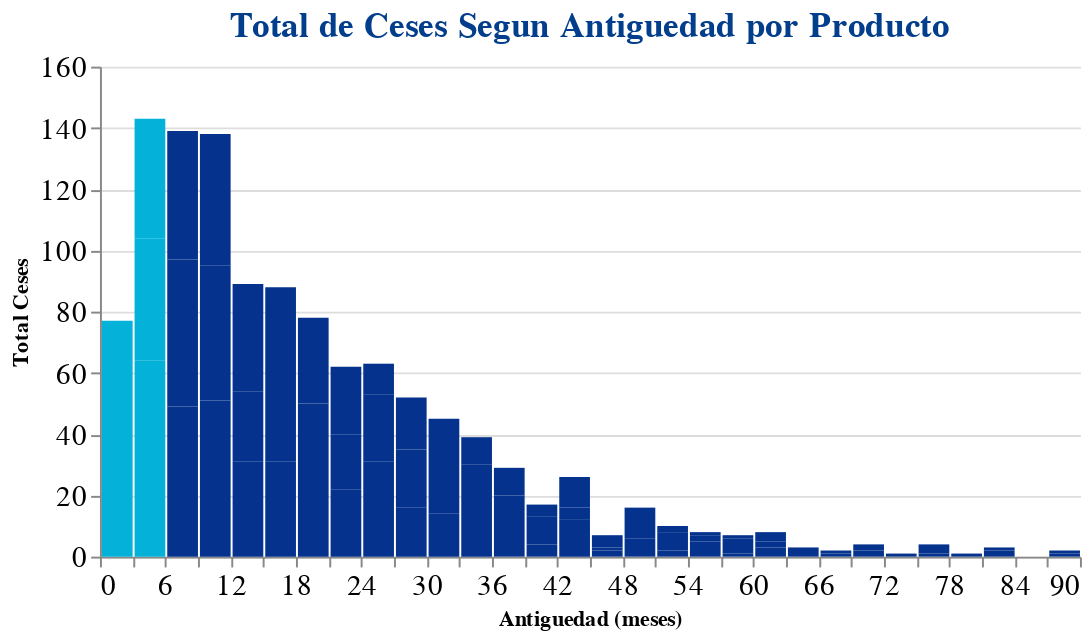

Source (notebook cell):
### Code cell
ceses_antg = cesados.query('TIPO_CESE == "VOLUNTARIA"'
    ).groupby(
    by=['antiguedad_meses'],
    as_index=False
).agg(
    ceses = ('CODIGO', 'count'))

# GRAFICANDO
alt.Chart(ceses_antg).mark_bar(
    color = '#04328C'
).encode(
    x = alt.X(
        'antiguedad_meses',
        bin = alt.BinParams(step=3),
        title = 'Antiguedad (meses)'),
    y = alt.Y(
        'ceses',
        title = 'Total Ceses'),
    color = alt.condition(
        alt.datum.antiguedad_meses < 6.0, 
        alt.value('#04B2D9'),
        alt.value('#04328C'))
).properties(
    title = 'Total de Ceses Segun Antiguedad por Producto',
    width = 500,
    height = 250
).configure_view(
    strokeWidth = 0
).configure_axis(
    labelFontSize = 15,
    labelAngle = 0
).configure_title(
    fontSize = 18,
    color = '#033E8C'
).resolve_scale(
    y='independent'
)

### Figure 1 — Vega-Lite specification as saved in the notebook (floating-point values rounded to 4 significant figures)
{"config": {"view": {"continuousWidth": 400, "continuousHeight": 300, "strokeWidth": 0}, "axis": {"labelAngle": 0, "labelFontSize": 15}, "title": {"color": "#033E8C", "fontSize": 18}}, "data": {"name": "data-d54d968d05f41cf75a93ff4dac2d2f44"}, "mark": {"type": "bar", "color": "#04328C"}, "encoding": {"color": {"condition": {"value": "#04B2D9", "test": "(datum.antiguedad_meses < 6.0)"}, "value": "#04328C"}, "x": {"bin": {"step": 3}, "field": "antiguedad_meses", "title": "Antiguedad (meses)", "type": "quantitative"}, "y": {"field": "ceses", "title": "Total Ceses", "type": "quantitative"}}, "height": 250, "resolve": {"scale": {"y": "independent"}}, "title": "Total de Ceses Segun Antiguedad por Producto", "width": 500, "$schema": "https://vega.github.io/schema/vega-lite/v4.17.0.json", "datasets": {"data-d54d968d05f41cf75a93ff4dac2d2f44": [{"antiguedad_meses": 0.0, "ceses": 11}, {"antiguedad_meses": 1.0, "ceses": 33}, {"antiguedad_meses": 2.0, "ceses": 33}, {"antiguedad_meses": 3.0, "ceses": 64}, {"antiguedad_meses": 4.0, "ceses": 40}, {"antiguedad_meses": 5.0, "ceses": 39}, {"antiguedad_meses": 6.0, "ceses": 49}, {"antiguedad_meses": 7.0, "ceses": 48}, {"antiguedad_meses": 8.0, "ceses": 42}, {"antiguedad_meses": 9.0, "ceses": 51}, {"antiguedad_meses": 10.0, "ceses": 44}, {"antiguedad_meses": 11.0, "ceses": 43}, {"antiguedad_meses": 12.0, "ceses": 31}, {"antiguedad_meses": 13.0, "ceses": 23}, {"antiguedad_meses": 14.0, "ceses": 35}, {"antiguedad_meses": 15.0, "ceses": 31}, {"antiguedad_meses": 16.0, "ceses": 28}, {"antiguedad_meses": 17.0, "ceses": 29}, {"antiguedad_meses": 18.0, "ceses": 25}, {"antiguedad_meses": 19.0, "ceses": 25}, {"antiguedad_meses": 20.0, "ceses": 28}, {"antiguedad_meses": 21.0, "ceses": 22}, {"antiguedad_meses": 22.0, "ceses": 18}, {"antiguedad_meses": 23.0, "ceses": 22}, {"antiguedad_meses": 24.0, "ceses": 31}, {"antiguedad_meses": 25.0, "ceses": 22}, {"antiguedad_meses": 26.0, "ceses": 10}, {"antiguedad_meses": 27.0, "ceses": 16}, {"antiguedad_meses": 28.0, "ceses": 19}, {"antiguedad_meses": 29.0, "ceses": 17}, {"antiguedad_meses": 30.0, "ceses": 14}, {"antiguedad_meses": 31.0, "ceses": 12}, {"antiguedad_meses": 32.0, "ceses": 19}, {"antiguedad_meses": 33.0, "ceses": 12}, {"antiguedad_meses": 34.0, "ceses": 18}, {"antiguedad_meses": 35.0, "ceses": 9}, {"antiguedad_meses": 36.0, "ceses": 10}, {"antiguedad_meses": 37.0, "ceses": 10}, {"antiguedad_meses": 38.0, "ceses": 9}, {"antiguedad_meses": 39.0, "ceses": 4}, {"antiguedad_meses": 40.0, "ceses": 9}, {"antiguedad_meses": 41.0, "ceses": 4}, {"antiguedad_meses": 42.0, "ceses": 12}, {"antiguedad_meses": 43.0, "ceses": 4}, {"antiguedad_meses": 44.0, "ceses": 10}, {"antiguedad_meses": 45.0, "ceses": 2}, {"antiguedad_meses": 46.0, "ceses": 1}, {"antiguedad_meses": 47.0, "ceses": 4}, {"antiguedad_meses": 48.0, "ceses": 6}, {"antiguedad_meses": 49.0, "ceses": 4}, {"antiguedad_meses": 50.0, "ceses": 6}, {"antiguedad_meses": 51.0, "ceses": 2}, {"antiguedad_meses": 52.0, "ceses": 6}, {"antiguedad_meses": 53.0, "ceses": 2}, {"antiguedad_meses": 54.0, "ceses": 5}, {"antiguedad_meses": 55.0, "ceses": 2}, {"antiguedad_meses": 56.0, "ceses": 1}, {"antiguedad_meses": 57.0, "ceses": 1}, {"antiguedad_meses": 58.0, "ceses": 5}, {"antiguedad_meses": 59.0, "ceses": 1}, {"antiguedad_meses": 60.0, "ceses": 3}, {"antiguedad_meses": 61.0, "ceses": 2}, {"antiguedad_meses": 62.0, "ceses": 3}, {"antiguedad_meses": 65.0, "ceses": 3}, {"antiguedad_meses": 66.0, "ceses": 1}, {"antiguedad_meses": 67.0, "ceses": 1}, {"antiguedad_meses": 69.0, "ceses": 2}, {"antiguedad_meses": 71.0, "ceses": 2}, {"antiguedad_meses": 74.0, "ceses": 1}, {"antiguedad_meses": 75.0, "ceses": 1}, {"antiguedad_meses": 76.0, "ceses": 3}, {"antiguedad_meses": 79.0, "ceses": 1}, {"antiguedad_meses": 82.0, "ceses": 2}, {"antiguedad_meses": 83.0, "ceses": 1}, {"antiguedad_meses": 87.0, "ceses": 1}, {"antiguedad_meses": 89.0, "ceses": 1}]}}
